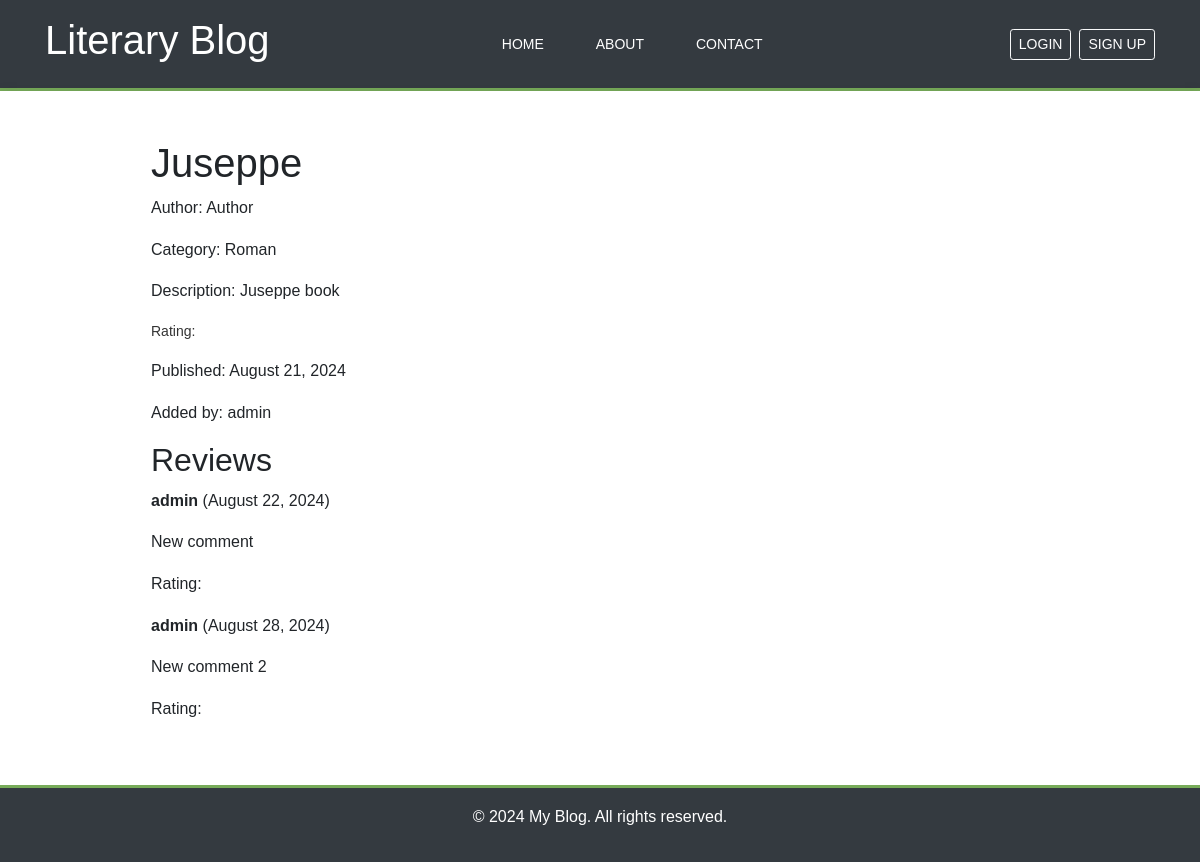
/2024/8/21/juseppe/, run on an earlier commit of the app's database.
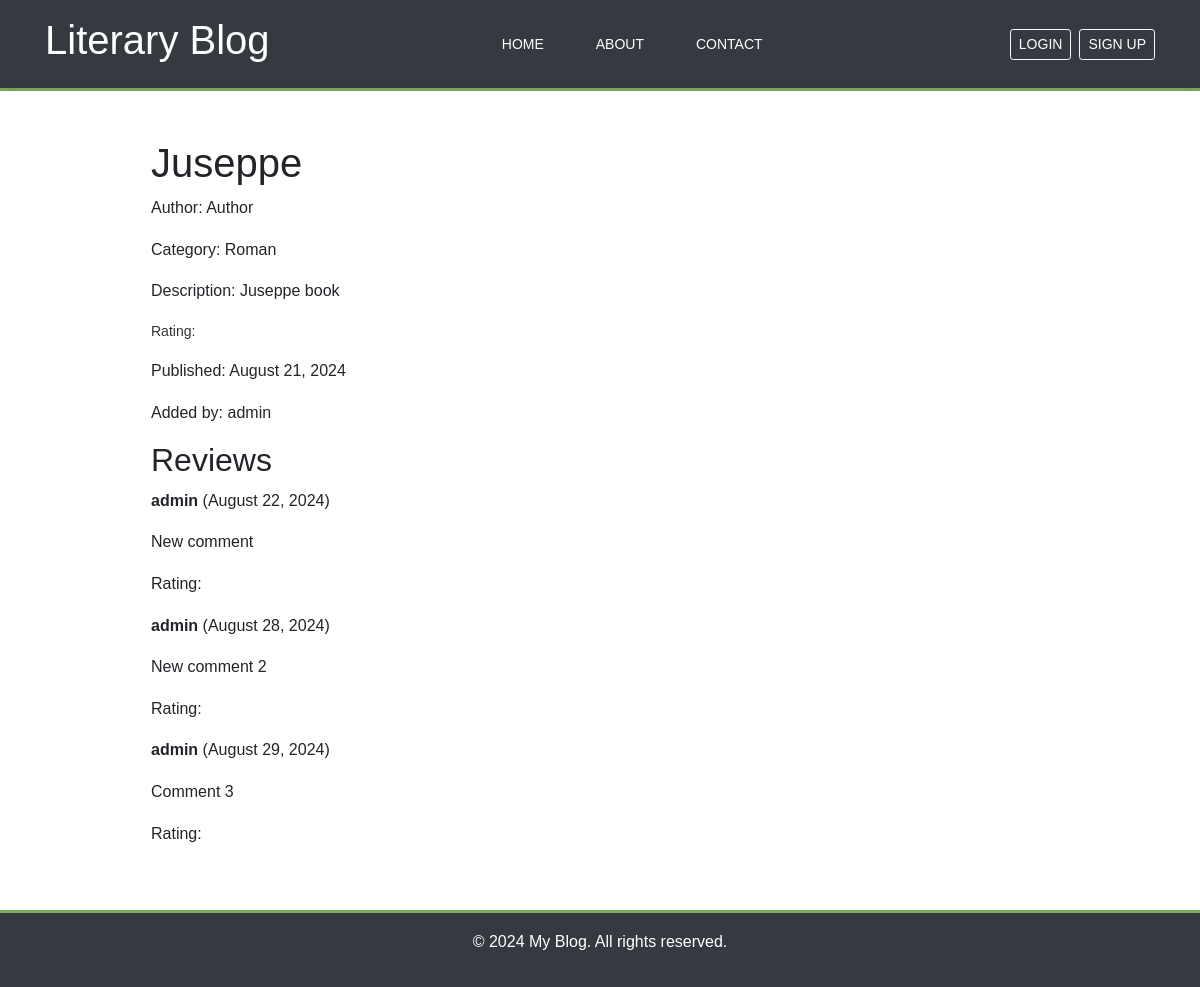
And on a later commit of the database.
### blog/models.py (models this page shows, shortened)
class Review(models.Model):
    book = models.ForeignKey(Book, related_name='reviews', on_delete=models.CASCADE)
    user = models.ForeignKey(CustomUser, on_delete=models.CASCADE)
    comment = models.TextField()
    created = models.DateTimeField(auto_now_add=True)
    updated = models.DateTimeField(auto_now=True)
    class Meta:
        ordering = ['created']
        indexes = [
            models.Index(fields=['created']),
        ]

### accounts/models.py (models this page shows)
class CustomUser(AbstractUser):
    GENDER_CHOICES = [
        ('MALE', 'Male'),
        ('FEMALE', 'Female'),
    ]
    username = models.CharField(max_length=100, unique=True)
    age = models.IntegerField()
    email = models.EmailField(unique=True)
    gender = models.CharField(max_length=10,
                              choices=GENDER_CHOICES,
                              default='MALE')
    groups = models.ManyToManyField(
        'auth.Group',
        related_name='customuser_set',
        blank=True,
        help_text='Groups this user belongs to.',
        verbose_name='groups'
    )
    user_permissions = models.ManyToManyField(
        'auth.Permission',
        related_name='customuser_set',
        blank=True,
        help_text='Specific permissions for this user.',
        verbose_name='user permissions'
    )
    def __str__(self):
        return self.username

### blog/views.py (the view)
# urls.py: path('<int:year>/<int:month>/<int:day>/<slug:slug>/', views.book_detail, name='book_detail'),
def book_detail(request, year, month, day, slug):
    book = get_object_or_404(Book, publish__year=year, publish__month=month, publish__day=day, slug=slug)
    reviews = book.reviews.all()
    user_rating = None
    if request.user.is_authenticated:
        user_rating = UserRating.objects.filter(user=request.user, book=book).first()
    if request.method == 'POST':
        review_form = ReviewForm(request.POST)
        rating_form = UserRatingForm(request.POST, instance=user_rating)
        if review_form.is_valid() and (not user_rating or rating_form.is_valid()):
            review = review_form.save(commit=False)
            review.user = request.user
            review.book = book
            review.save()
            if not user_rating:
                rating = rating_form.save(commit=False)
                rating.user = request.user
                rating.book = book
                rating.save()
            return redirect('blog:book_detail', year=year, month=month, day=day, slug=slug)
    else:
        review_form = ReviewForm()
        rating_form = UserRatingForm(initial={'rating': user_rating.rating if user_rating else None})
    return render(request, 'blog/books/detail.html', {
        'book': book,
        'reviews': reviews,
        'review_form': review_form,
        'rating_form': rating_form,
        'user_rating': user_rating,
    })

### templates/blog/books/detail.html (shortened to what this page needs)
{% extends 'blog/base.html' %}
{% block content %}
    <div class="book-detail">
        <h1>{{ book.title }}</h1>
        <p class="author">Author: {{ book.author.name }}</p>
        <p class="category">Category: {{ book.category.name }}</p>
        <p class="description">Description: {{ book.description }}</p>
        <p class="rating">Rating: {{ book.user_rating.rating }}</p>
        <p class="date">Published: {{ book.publish|date:"F j, Y" }}</p>
        <p class="added_by">Added by: {{ book.added_by }}</p>
    </div>
    <div class="reviews">
        <h2>Reviews</h2>
        {% if reviews %}
            {% for review in reviews %}
                <div class="review">
                    <p><strong>{{ review.user.username }}</strong> ({{ review.created|date:"F j, Y" }})</p>
                    <p>{{ review.comment|linebreaks }}</p>
                    <p>Rating: {{ user_rating.rating }}</p>
                </div>
            {% endfor %}
        {% else %}
            <p>No reviews yet.</p>
        {% endif %}
    </div>
{% endblock %}

What changed in the data, as far as the page shows it:
added Review: user.username "admin", created "August 29, 2024", comment "Comment 3"
